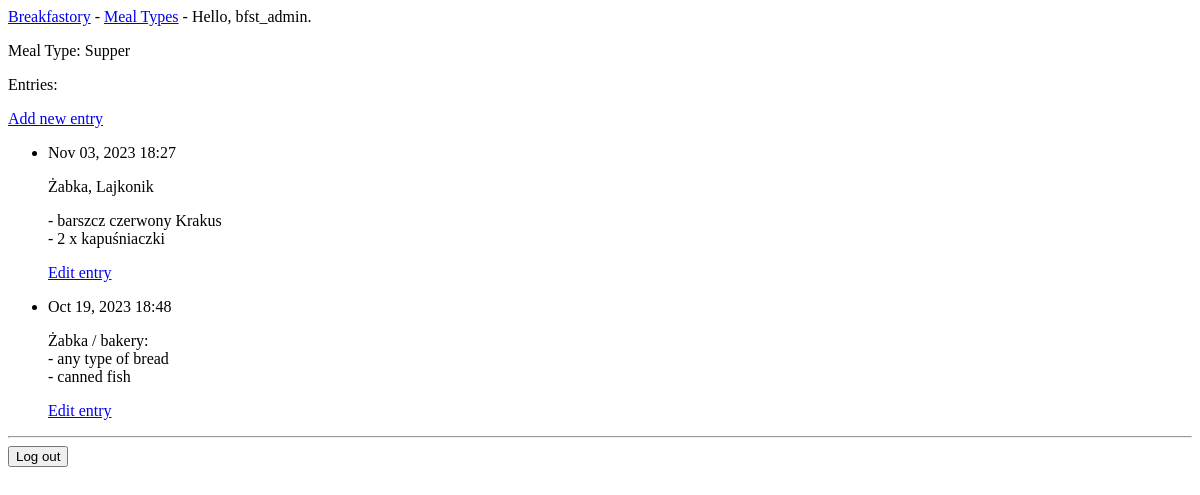
The app's page /meal_types/2/ (signed in), older data.
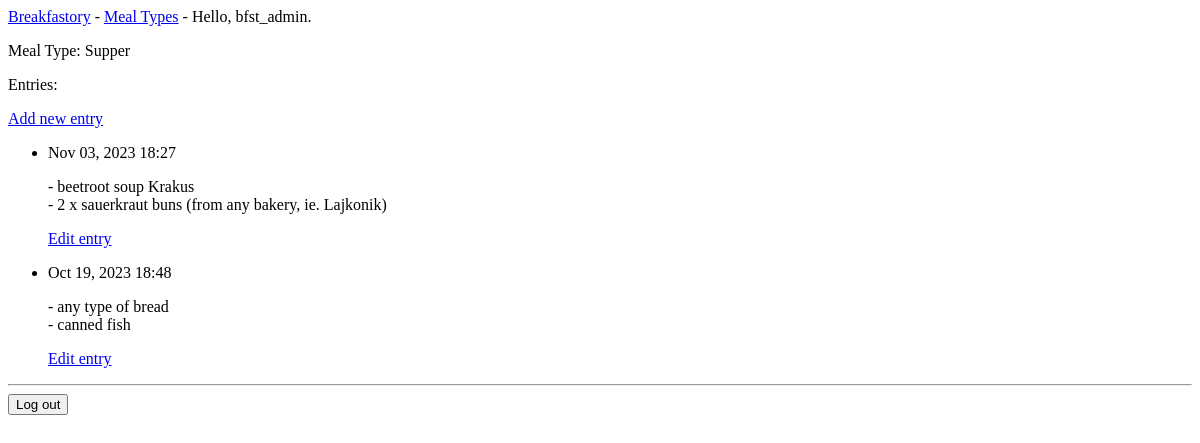
The same page, newer data.
### breakfastory/models.py (models this page shows, shortened)
class Entry(models.Model):
    meal_type = models.ForeignKey(MealType, on_delete=models.CASCADE)
    text = models.TextField()
    date_added = models.DateTimeField(auto_now_add=True)
    class Meta:
        verbose_name_plural = 'entries'

### breakfastory/views.py (the view)
# urls.py: path('meal_types/<int:meal_type_id>/', views.meal_type, name='meal_type'),
@login_required
def meal_type(request, meal_type_id):
    meal_type = MealType.objects.get(id=meal_type_id)
    check_meal_type_owner(request, meal_type)
    entries = meal_type.entry_set.order_by('-date_added')
    context = {'meal_type': meal_type, 'entries': entries}
    return render(request, 'breakfastory/meal_type.html', context)

### breakfastory/views.py (called while the page is built)
def check_meal_type_owner(request, meal_type):
    if meal_type.owner != request.user:
        raise Http404

### breakfastory/templates/breakfastory/meal_type.html
{% extends 'breakfastory/base.html' %}
{% block content %}
  <p>Meal Type: {{ meal_type.text }}</p>
  <p>Entries:</p>
  <p>
    <a href = "{% url 'breakfastory:new_entry' meal_type.id %}">Add new entry</a>
  </p>
  <ul>
    {% for entry in entries %}
      <li>
        <p>{{ entry.date_added|date:'M d, Y H:i' }}</p>
        <p>{{ entry.text|linebreaks }}</p>
        <p><a href="{% url 'breakfastory:edit_entry' entry.id %}">Edit entry</a></p>
      </li>
    {% empty %}
      <li>There are no entries for this meal type yet.</li>
    {% endfor %}
  </ul>
{% endblock content %}

Row changes from the older to the newer data that the page shows:
changed Entry: text "Żabka, Lajkonik - barszcz czerwony Krakus - 2 x kapuśniaczki" → "- beetroot soup Krakus - 2 x sauerkraut buns (from any bakery, ie. Lajkonik)"
changed Entry: text "Żabka / bakery: - any type of bread - canned fish" → "- any type of bread - canned fish"
